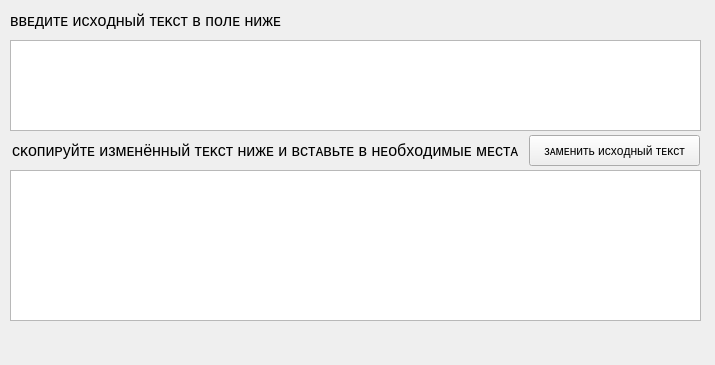
<?xml version="1.0" encoding="UTF-8"?>
<ui version="4.0">
 <class>MainWindow</class>
 <widget class="QMainWindow" name="MainWindow">
  <property name="enabled">
   <bool>true</bool>
  </property>
  <property name="geometry">
   <rect>
    <x>0</x>
    <y>0</y>
    <width>715</width>
    <height>365</height>
   </rect>
  </property>
  <property name="sizePolicy">
   <sizepolicy hsizetype="Fixed" vsizetype="Fixed">
    <horstretch>0</horstretch>
    <verstretch>0</verstretch>
   </sizepolicy>
  </property>
  <property name="minimumSize">
   <size>
    <width>715</width>
    <height>365</height>
   </size>
  </property>
  <property name="maximumSize">
   <size>
    <width>715</width>
    <height>365</height>
   </size>
  </property>
  <property name="windowTitle">
   <string>MainWindow</string>
  </property>
  <widget class="QWidget" name="centralwidget">
   <widget class="QTextEdit" name="input_text">
    <property name="enabled">
     <bool>true</bool>
    </property>
    <property name="geometry">
     <rect>
      <x>10</x>
      <y>40</y>
      <width>691</width>
      <height>91</height>
     </rect>
    </property>
    <property name="sizePolicy">
     <sizepolicy hsizetype="Expanding" vsizetype="Expanding">
      <horstretch>0</horstretch>
      <verstretch>0</verstretch>
     </sizepolicy>
    </property>
   </widget>
   <widget class="QTextEdit" name="output_text">
    <property name="geometry">
     <rect>
      <x>10</x>
      <y>170</y>
      <width>691</width>
      <height>151</height>
     </rect>
    </property>
    <property name="readOnly">
     <bool>true</bool>
    </property>
   </widget>
   <widget class="QPushButton" name="replace_button">
    <property name="geometry">
     <rect>
      <x>529</x>
      <y>135</y>
      <width>171</width>
      <height>31</height>
     </rect>
    </property>
    <property name="cursor">
     <cursorShape>PointingHandCursor</cursorShape>
    </property>
    <property name="text">
     <string>зᴀᴍᴇʜить иᴄxᴏдʜый тᴇᴋᴄт</string>
    </property>
   </widget>
   <widget class="QLabel" name="label">
    <property name="geometry">
     <rect>
      <x>10</x>
      <y>10</y>
      <width>401</width>
      <height>21</height>
     </rect>
    </property>
    <property name="font">
     <font>
      <pointsize>12</pointsize>
     </font>
    </property>
    <property name="text">
     <string>ʙʙᴇдитᴇ иᴄxᴏдʜый тᴇᴋᴄт ʙ пᴏлᴇ ʜижᴇ</string>
    </property>
   </widget>
   <widget class="QLabel" name="label_2">
    <property name="geometry">
     <rect>
      <x>12</x>
      <y>140</y>
      <width>511</width>
      <height>21</height>
     </rect>
    </property>
    <property name="font">
     <font>
      <pointsize>12</pointsize>
     </font>
    </property>
    <property name="text">
     <string>ᴄᴋᴏпиᴘуйтᴇ изᴍᴇʜёʜʜый тᴇᴋᴄт ʜижᴇ и ʙᴄтᴀʙьтᴇ ʙ ʜᴇᴏбxᴏдиᴍыᴇ ᴍᴇᴄтᴀ</string>
    </property>
   </widget>
  </widget>
 </widget>
 <resources/>
 <connections/>
</ui>
